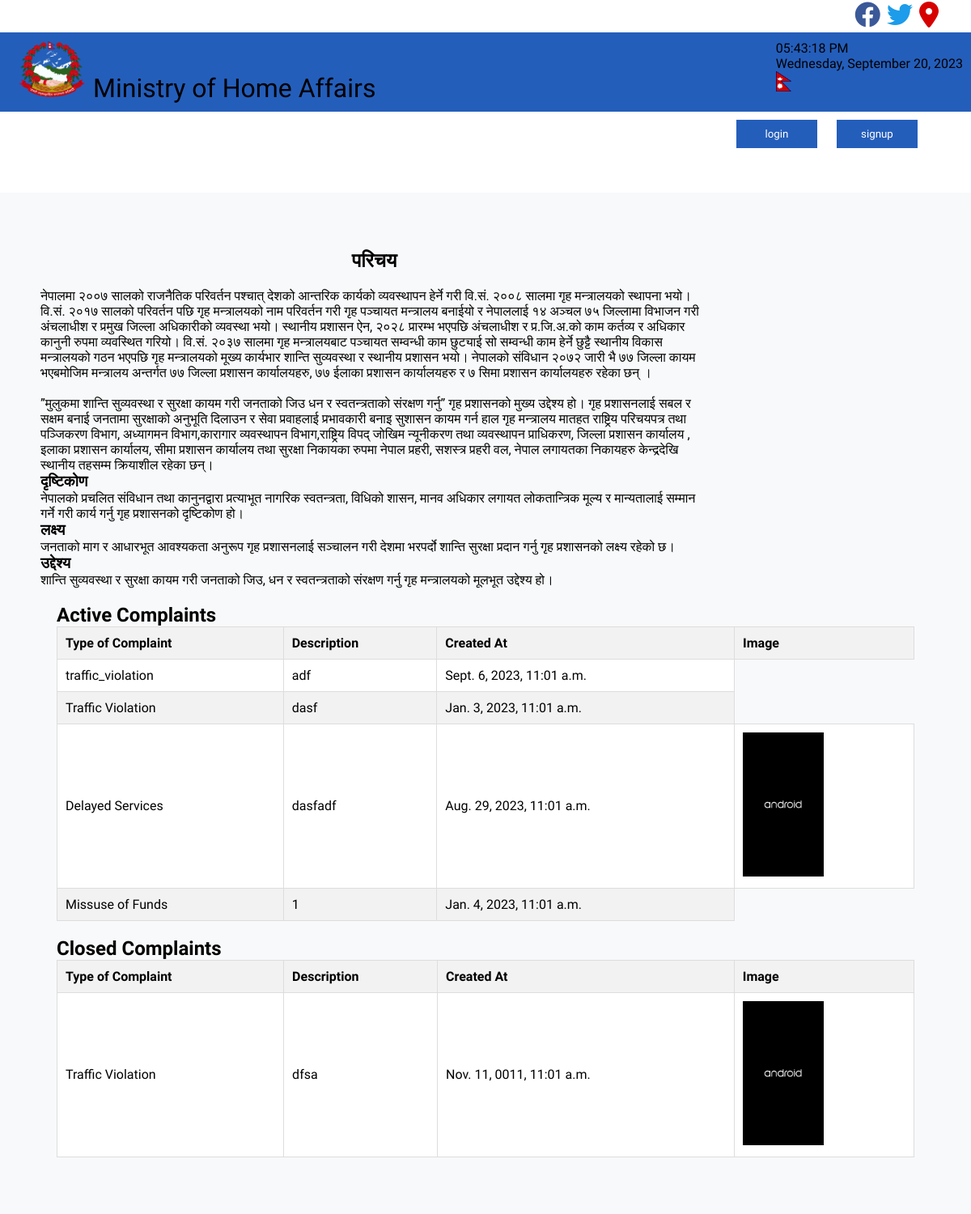
The page / on the database its author committed.
### complaints/models.py (models this page shows, shortened)
class Complaint(models.Model):
    user = models.ForeignKey('auth.User', on_delete=models.CASCADE)
    type_of_complaint = models.CharField(max_length=100, choices=TYPES_OF_COMPLAINTS)
    created_at = models.DateTimeField()
    description = models.TextField()
    image = models.ImageField(upload_to='images/', null=True, blank=True)
    action_taken = models.BooleanField(default=False, null=True, blank=True)

### complaints/views.py (the view)
# urls.py: path('', views.listComplaints, name='index'),
def listComplaints(request):
    context = {}
    context['active_complaints'] = Complaint.objects.filter(action_taken=False)
    context['closed_complaints'] = Complaint.objects.filter(action_taken=True)
    return render(request, 'complaints/home.html', context)

### templates/complaints/home.html (shortened to what this page needs)
{% load static %}
<!DOCTYPE html>
<html lang="en">
<head>
  <link rel="stylesheet" href="{% static 'css/style.css' %}" />
  <link rel="stylesheet" href="https://cdnjs.cloudflare.com/ajax/libs/font-awesome/6.4.0/css/all.min.css"
 />
</head>
<body>
  <header>
    <div class="float">
      <a href="https://www.facebook.com/hellomoha/"><i class="fa-brands fa-facebook" style="color: #3b5998"></i></a>
      <a href="https://twitter.com/moha_nepal"><i class="fa-brands fa-twitter" style="color: #1c9cea"></i></a>
      <a href="google.maps.com"><i class="fa-solid fa-location-dot" style="color: #d60000"></i></a>
    </div>
  </header>
  <nav>
    <div class="navbar">
      <div class="logo">
        <img src="{% static 'images/logo.png' %}" alt="" height="70" />Ministry of Home Affairs
      </div>
      <div class="login">
        <div id="time-date-container">
          <p id="time"></p>
          <p id="date"></p>
        </div>
        <img src="{% static 'images/nepalflag.png' %}" alt="" class="img" />
      </div>
    </div>
  </nav>
  <div class="buttonshoni">
    <button class="front">login</button>
    <button class="front">signup</button>
  </div>
  <div class="bodylogin">
    <div class="logincontent">
      <h1>परिचय</h1>
      <p>
        नेपालमा २००७ सालको राजनैतिक परिवर्तन पश्चात् देशको आन्तरिक कार्यको
        व्यवस्थापन हेर्ने गरी वि.सं. २००८ सालमा गृह मन्त्रालयको स्थापना भयो।
        वि.सं. २०१७ सालको परिवर्तन पछि गृह मन्त्रालयको नाम परिवर्तन गरी गृह
        पञ्चायत मन्त्रालय बनाईयो र नेपाललाई १४ अञ्चल ७५ जिल्लामा विभाजन गरी
        अंचलाधीश र प्रमुख जिल्ला अधिकारीको व्यवस्था भयो। स्थानीय प्रशासन ऐन,
        २०२८ प्रारम्भ भएपछि अंचलाधीश र प्र.जि.अ.को काम कर्तव्य र अधिकार कानुनी
        रुपमा व्यवस्थित गरियो। वि.सं. २०३७ सालमा गृह मन्त्रालयबाट पञ्चायत
        सम्वन्धी काम छुट्याई सो सम्वन्धी काम हेर्ने छुट्टै स्थानीय विकास
        मन्त्रालयको गठन भएपछि गृह मन्त्रालयको मूख्य कार्यभार शान्ति सुव्यवस्था
        र स्थानीय प्रशासन भयो। नेपालको संविधान २०७२ जारी भै ७७ जिल्ला कायम
        भएबमोजिम मन्त्रालय अन्तर्गत ७७ जिल्ला प्रशासन कार्यालयहरु, ७७ ईलाका
        प्रशासन कार्यालयहरु र ७ सिमा प्रशासन कार्यालयहरु रहेका छन् ।
        <br />
        <br />
        ”मुलुकमा शान्ति सुव्यवस्था र सुरक्षा कायम गरी जनताको जिउ धन र
        स्वतन्त्रताको संरक्षण गर्नु” गृह प्रशासनको मुख्य उद्देश्य हो। गृह
        प्रशासनलाई सबल र सक्षम बनाई जनतामा सुरक्षाको अनुभूति दिलाउन र सेवा
        प्रवाहलाई प्रभावकारी बनाइ सुशासन कायम गर्न हाल गृह मन्त्रालय मातहत
        राष्ट्रिय परिचयपत्र तथा पञ्जिकरण विभाग, अध्यागमन विभाग,कारागार
        व्यवस्थापन विभाग,राष्ट्रिय विपद् जोखिम न्यूनीकरण तथा व्यवस्थापन
        प्राधिकरण, जिल्ला प्रशासन कार्यालय , इलाका प्रशासन कार्यालय, सीमा
        प्रशासन कार्यालय तथा सुरक्षा निकायका रुपमा नेपाल प्रहरी, सशस्त्र
        प्रहरी वल, नेपाल लगायतका निकायहरु केन्द्रदेखि स्थानीय तहसम्म क्रियाशील
        रहेका छन्।
      </p>
      <h3>दृष्टिकोण</h3>
      नेपालको प्रचलित संविधान तथा कानुनद्वारा प्रत्याभूत नागरिक स्वतन्त्रता,
      विधिको शासन, मानव अधिकार लगायत लोकतान्त्रिक मूल्य र मान्यतालाई सम्मान
      गर्ने गरी कार्य गर्नु गृह प्रशासनको दृष्टिकोण हो।
      <h3>लक्ष्य</h3>
      जनताको माग र आधारभूत आवश्यकता अनुरूप गृह प्रशासनलाई सञ्चालन गरी देशमा
      भरपर्दो शान्ति सुरक्षा प्रदान गर्नु गृह प्रशासनको लक्ष्य रहेको छ।
      <h3>उद्देश्य</h3>
      शान्ति सुव्यवस्था र सुरक्षा कायम गरी जनताको जिउ, धन र स्वतन्त्रताको
      संरक्षण गर्नु गृह मन्त्रालयको मूलभूत उद्देश्य हो।
    </div>
    <div class="tables">
      <h1>Active Complaints</h1>
      <table>
        <thead>
          <tr>
            <th>Type of Complaint</th>
            <th>Description</th>
            <th>Created At</th>
            <th>Image</th>
          </tr>
        </thead>
        <tbody>
          {% for complaint in active_complaints %}
          <tr>
            <td>{{ complaint.type_of_complaint }}</td>
            <td>{{ complaint.description }}</td>
            <td>{{ complaint.created_at }}</td>
            {% if complaint.image %}
            <td><img src="{{ complaint.image.url }}" height="100" width="100"></td>
            {% endif %}
          </tr>
          {% empty %}
          <tr>
            <td colspan="4">No complaints found.</td>
          </tr>
          {% endfor %}
        </tbody>
      </table>
      <h1>Closed Complaints</h1>
      <table>
        <thead>
          <tr>
            <th>Type of Complaint</th>
            <th>Description</th>
            <th>Created At</th>
            <th>Image</th>
          </tr>
        </thead>
        <tbody>
          {% for complaint in closed_complaints %}
          <tr>
            <td>{{ complaint.type_of_complaint }}</td>
            <td>{{ complaint.description }}</td>
            <td>{{ complaint.created_at }}</td>
            {% if complaint.image %}
            <td><img src="{{ complaint.image.url }}" height="100" width="100"></td>
            {% endif %}
          </tr>
          {% empty %}
          <tr>
            <td colspan="4">No complaints found.</td>
          </tr>
          {% endfor %}
        </tbody>
      </table>
    </div>
  </div>
</body>
</html>

### static/css/style.css (style rules this page uses)
* { margin:0; padding:0; box-sizing: border-box; font-family: 'Baloo 2', cursive; }
body { height:100vh; }
header { font-size:2rem; height:40px; }
.float { float:right; margin-right:40px; }
nav { background-color:#245EBB; }
.navbar { display:flex; justify-content:space-between; padding:10px; max-width:1600px; margin:0 auto; }
.navbar .logo { font-size:2rem; margin-right:40px; }
.img { height:25px; cursor: pointer; }
.bodylogin { margin-top:100px; width:100%; padding:50px; background-color:#F8F9FA ; }
.logincontent { width:75%; }
.logincontent h1 { text-align: center; margin-bottom:20px; }
.buttonshoni { float:right; width:300px; }
.front { background-color: #245EBB; padding:10px; margin:10px; width:100px; border:none; color:white; }
.tables { margin: 20px; }
table { border-collapse: collapse; width: 100%; margin-bottom: 20px; }
table th { background-color: #f2f2f2; border: 1px solid #ddd; padding: 10px; text-align: left; }
table tbody tr:nth-child(even) { background-color: #f2f2f2; }
table tbody tr:nth-child(odd) { background-color: #ffffff; }
table td { border: 1px solid #ddd; padding: 10px; }
table td img { max-width: 100%; height: auto; }
h1 { font-size: 1.5rem; margin-top: 20px; }

### rows shown on the page
Complaint: type_of_complaint "traffic_violation", description "adf", created_at "Sept. 6, 2023, 11:01 a.m."
Complaint: type_of_complaint "Traffic Violation", description "dasf", created_at "Jan. 3, 2023, 11:01 a.m."
Complaint: type_of_complaint "Delayed Services", description "dasfadf", created_at "Aug. 29, 2023, 11:01 a.m.", image (picture)
Complaint: type_of_complaint "Missuse of Funds", description "1", created_at "Jan. 4, 2023, 11:01 a.m."
Complaint: type_of_complaint "Traffic Violation", description "dfsa", created_at "Nov. 11, 0011, 11:01 a.m.", image (picture)
